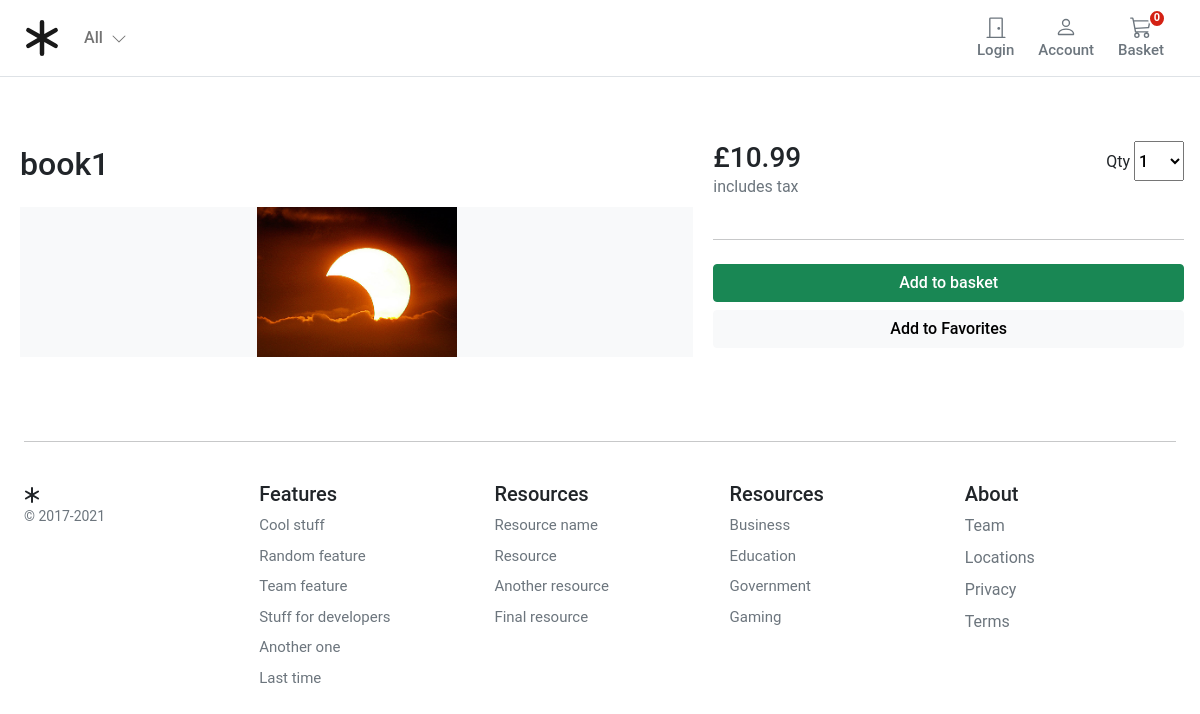
The app's page /book1 with its own data.
### store/models.py (models this page shows)
class Product(PolymorphicModel):
    title = models.CharField(max_length=255)
    description = models.TextField(blank=True)
    image = models.ImageField(upload_to='images/', default='images/default.png')
    slug = models.SlugField(max_length=255)
    price = models.DecimalField(max_digits=4, decimal_places=2)
    in_stock = models.BooleanField(default=True)
    is_active = models.BooleanField(default=True)
    created = models.DateTimeField(auto_now_add=True)
    updated = models.DateTimeField(auto_now=True)

### store/views.py (the view)
# urls.py: path('<slug:slug>', views.product_detail, name='product_detail'),
def product_detail(request, slug):
    product = get_object_or_404(Product, slug=slug, in_stock=True)
    return render(request, 'store/single.html', {'product': product})

### basket/basket.py (called while the page is built)
    def __len__(self):
        return sum(item['qty'] for item in self.basket.values())

### basket/context_processors.py (called while the page is built)
def basket(request):
    return {'basket': Basket(request)}

### store/context_processors.py (called while the page is built)
def categories(request):
    return {
        'categories': Category.objects.all()
    }

### templates/store/single.html (shortened to what this page needs)
{% extends "../base.html" %}
{% load static %}
{% block stylesheet %}{% static 'store/css/store.css' %}{% endblock %}
{% block content %}
<div class="container">
  <div class="row g-3">
    <div class="col-md-5 ps-3 col-lg-5 order-md-last p-0 order-1">
      <div class="d-grid gap-2">
        <div class="d-flex d-flex-inline justify-content-between">
          <div><span class="h3">£{{ product.price }}</span>
            <p class="text-muted">includes tax</p>
          </div>
          <div>
            <label for="select">Qty</label>
            <select id="select" class="h6 store-select-dropdown">
              <option value="1">1</option>
            </select>
          </div>
        </div>
        <hr>
        <button type="button" id="add-button" value="{{product.id}}" class="btn btn-success fw500">Add to
          basket</button>
        <button type="button" id="add-button" value="{{product.id}}" class="btn btn-light fw500">Add to
          Favorites</button>
      </div>
    </div>
    <div class="col-md-7 col-lg-7 p-0">
      <div class="card mb-3 border-0">
        <div class="row g-0">
          <div class="col-md-12">
            <div class="card-body p-1">
              <h1 class="mb-0 h2 pe-4 pb-4">{{ product.title }}</h1>
              <div class="bg-light"><img class="img-fluid mx-auto d-block" width="200px" alt="Responsive image"
                  src="{{ product.image.url }}"> </div>
            </div>
          </div>
        </div>
      </div>
    </div>
  </div>
</div>
{% endblock %}

### static/core/css/base.css (style rules this page uses)
@media (min-width: 1000px) { .container { max-width: 1000px; } }
@media (max-width: 1200px) { .container { max-width: 100%; padding:0 24px; } }
html, body, p, div { letter-spacing: -0.02px; font-family: 'Roboto', sans-serif; }
.fw500 { font-weight: 500; }

### static/store/css/store.css (style rules this page uses)
.store-select-dropdown { width:50px; height:40px; }

### records on screen
Product: price "10.99", title "book1", image (picture)
